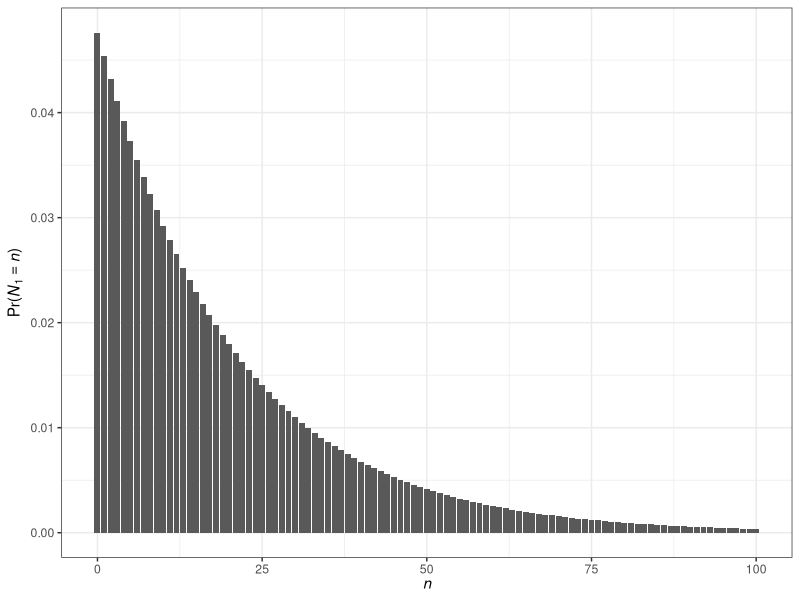
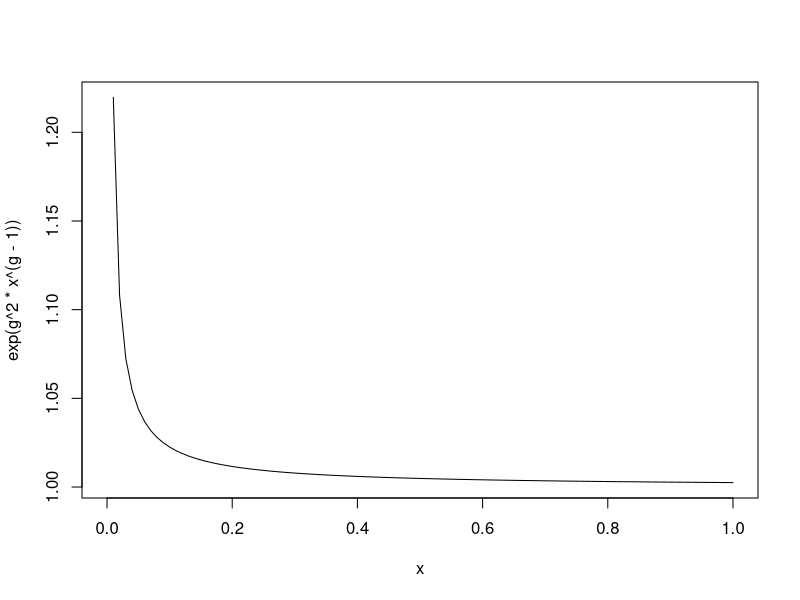
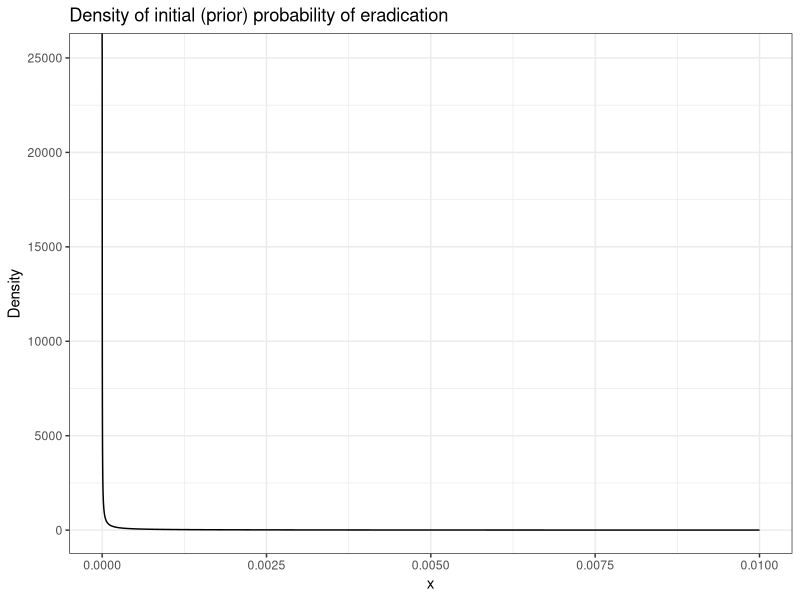

These figures' R source, in order:
## ---- chunk 1
library(ggplot2)
theme_set(theme_bw())
## ---- chunk 2

g = 1/20
init_pmf = function(n, g) g / (1+g)^(n+1)

x = 0:100

df = data.frame(x = x, y = init_pmf(x, g))

ggplot(df) +
  geom_bar(stat = 'identity', aes(x, y)) +
  xlab(bquote(italic(n))) +
  ylab(bquote('Pr('*italic(N)[1] == italic(n)*')'))

# Prior probability that they're already eradicated
curve(exp(g^2 * x^(g-1)))

prior_prob = function(x) g^2 * x^(g-1)

x = seq(0, 1, 0.001)

df_dens = data.frame(x = x, y = prior_prob(x))
ggplot(df_dens) +
  geom_function(fun = \(x) g * x^(g-1), 
                n = 1e4) +
  xlim(c(0, 0.01)) +
  ggtitle('Density of initial (prior) probability of eradication') +
  xlab('x') +
  ylab('Density')
